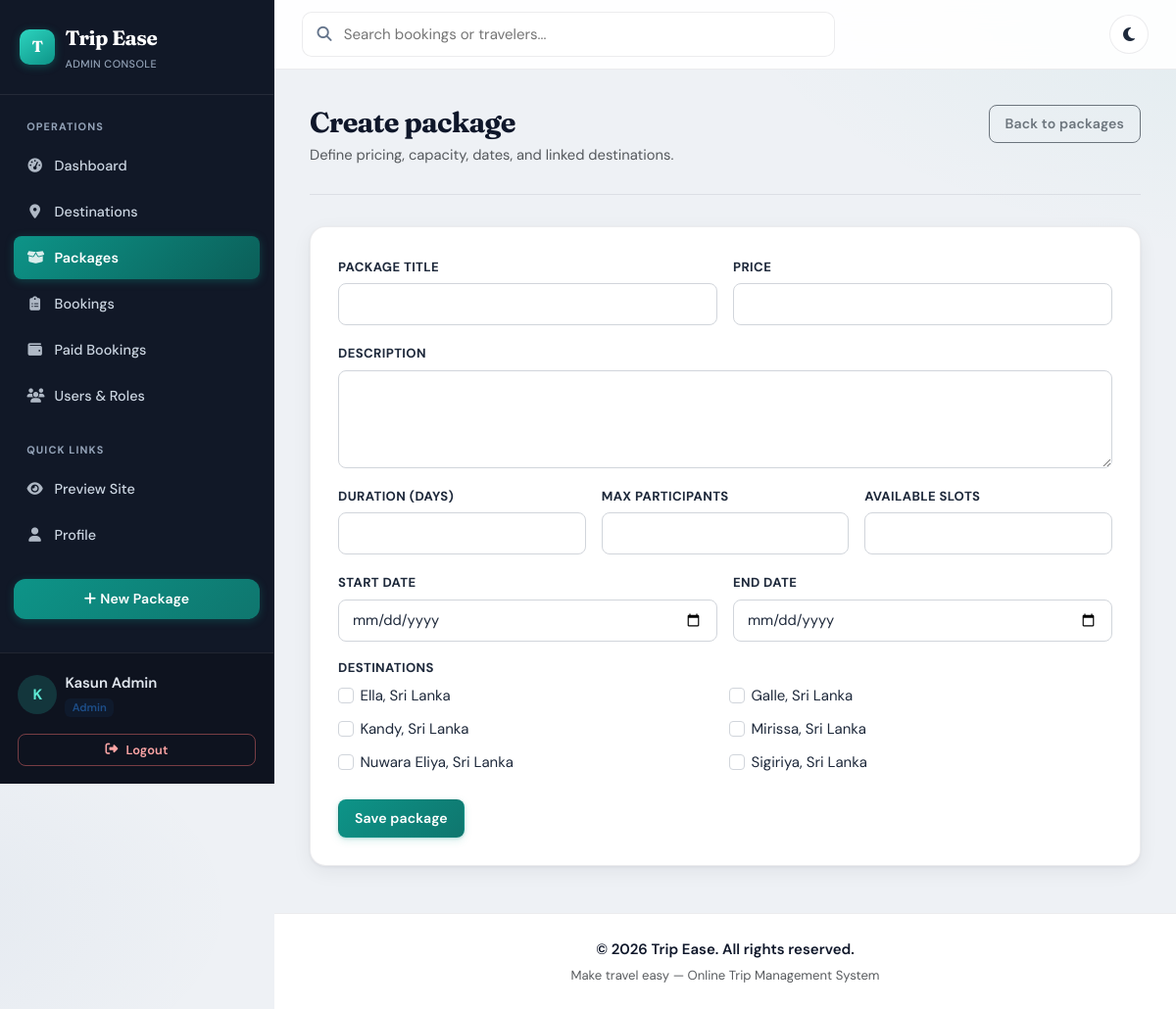
The app's page /admin/packages/create.php (signed in) with its own data.
### tables this page shows
CREATE TABLE IF NOT EXISTS destinations (
    destination_id INT AUTO_INCREMENT PRIMARY KEY,
    name VARCHAR(120) NOT NULL,
    country VARCHAR(120) NOT NULL,
    description TEXT NULL,
    image VARCHAR(255) NULL,
    status ENUM('active', 'inactive') NOT NULL DEFAULT 'active',
    created_at TIMESTAMP NOT NULL DEFAULT CURRENT_TIMESTAMP,
    updated_at TIMESTAMP NOT NULL DEFAULT CURRENT_TIMESTAMP ON UPDATE CURRENT_TIMESTAMP
);

### includes/app.php (called while the page is built, shortened)
<?php
function appUrl(string $path = ""): string
{
    $base = rtrim(APP_BASE_PATH, "/");
    return $base . "/" . ltrim($path, "/");
}

### admin/packages/create.php (the view, shortened to what this page needs)
<?php
require_once __DIR__ . "/../../includes/header.php";
$destinations = $pdo->query(
    "SELECT destination_id, name, country, status
     FROM destinations
     WHERE status = 'active'
     ORDER BY name ASC"
)->fetchAll();
?>
<div class="page-header">
    <div>
        <h2>Create package</h2>
        <p class="text-muted mb-0">Define pricing, capacity, dates, and linked destinations.</p>
    </div>
    <a class="btn btn-outline-secondary" href="<?= htmlspecialchars(appUrl('/admin/packages/list.php')) ?>">Back to packages</a>
</div>
<div class="card card-modern">
    <div class="card-body p-4">
        <?php if (!$destinations): ?>
            <div class="alert alert-info border-0 mb-0">
                Add at least one active destination before creating a package.
                <a href="<?= htmlspecialchars(appUrl('/admin/destinations/list.php')) ?>">Manage destinations</a>
            </div>
        <?php else: ?>
            <form method="post">
                <div class="row g-3">
                    <div class="col-md-6">
                        <label class="form-label" for="package-title">Package title</label>
                        <input class="form-control" id="package-title" name="title" required>
                    </div>
                    <div class="col-md-6">
                        <label class="form-label" for="package-price">Price</label>
                        <input class="form-control" id="package-price" type="number" name="price" step="0.01" min="0" required>
                    </div>
                    <div class="col-md-12">
                        <label class="form-label" for="package-description">Description</label>
                        <textarea class="form-control" id="package-description" name="description" rows="3" required></textarea>
                    </div>
                    <div class="col-md-4">
                        <label class="form-label" for="package-duration">Duration (days)</label>
                        <input class="form-control" id="package-duration" type="number" name="duration_days" min="1" required>
                    </div>
                    <div class="col-md-4">
                        <label class="form-label" for="package-max-participants">Max participants</label>
                        <input class="form-control" id="package-max-participants" type="number" name="max_participants" min="1" required>
                    </div>
                    <div class="col-md-4">
                        <label class="form-label" for="package-available-slots">Available slots</label>
                        <input class="form-control" id="package-available-slots" type="number" name="available_slots" min="1" required>
                    </div>
                    <div class="col-md-6">
                        <label class="form-label" for="package-start-date">Start date</label>
                        <input class="form-control" id="package-start-date" type="date" name="start_date" required>
                    </div>
                    <div class="col-md-6">
                        <label class="form-label" for="package-end-date">End date</label>
                        <input class="form-control" id="package-end-date" type="date" name="end_date" required>
                    </div>
                    <div class="col-md-12">
                        <label class="form-label d-block">Destinations</label>
                        <div class="row g-2">
                            <?php foreach ($destinations as $destination): ?>
                                <div class="col-md-6">
                                    <div class="form-check">
                                        <input class="form-check-input" type="checkbox" id="destination-<?= (int)$destination["destination_id"] ?>" name="destination_ids[]" value="<?= (int)$destination["destination_id"] ?>">
                                        <label class="form-check-label" for="destination-<?= (int)$destination["destination_id"] ?>">
                                            <?= htmlspecialchars($destination["name"]) ?>, <?= htmlspecialchars($destination["country"]) ?>
                                        </label>
                                    </div>
                                </div>
                            <?php endforeach; ?>
                        </div>
                    </div>
                </div>
                <div class="mt-4">
                    <button class="btn btn-primary" type="submit">Save package</button>
                </div>
            </form>
        <?php endif; ?>
    </div>
</div>
<?php require_once __DIR__ . "/../../includes/footer.php"; ?>

### records on screen
destinations: name "Ella", country "Sri Lanka"
destinations: name "Galle", country "Sri Lanka"
destinations: name "Kandy", country "Sri Lanka"
destinations: name "Mirissa", country "Sri Lanka"
destinations: name "Nuwara Eliya", country "Sri Lanka"
destinations: name "Sigiriya", country "Sri Lanka"

### other values on screen
substr($_SESSION["user_name"] ?? "U", 0, 1) "K"
$_SESSION["user_name"] "Kasun Admin"
currentUserRole() "Admin"
